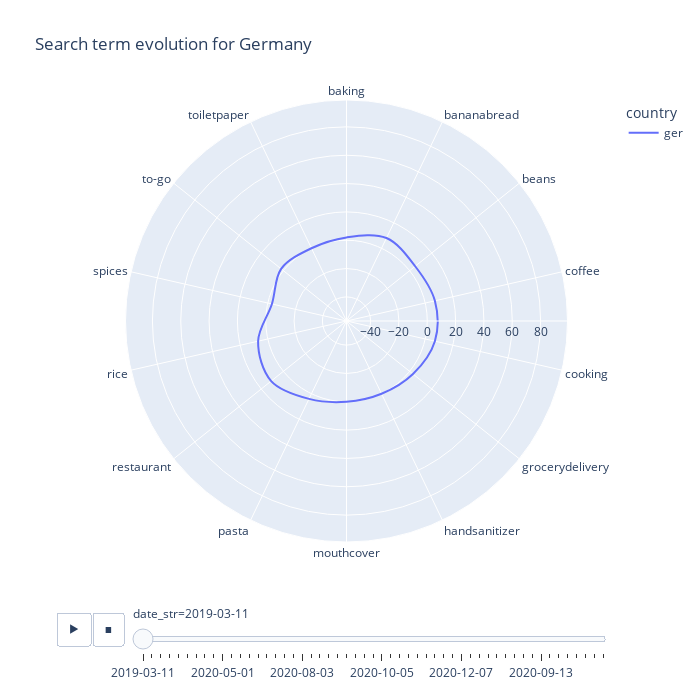

Notebook code for this chart:
### Code cell
def polar_chart(country_data):
    fig = px.line_polar(country_data, 
                        r = "score_difference", 
                        theta = "term", 
                        color = "country", 
                        line_close = True,
                        line_shape = "spline", # or linear
                        range_r = [min(country_data["score_difference"]), max(country_data["score_difference"])],
                        render_mode = "auto",
                        animation_frame = "date_str", 
                        title = "Search term evolution for Germany", # "the Netherlands" has to be replaced by name of input
                        width = 700,
                        height = 700,
                        #color_discrete_sequence = px.colors.sequential.Plasma_r
                        )
    fig.show()
    
polar_chart(ger)

### Figure 1 — Plotly figure (JSON) as saved in the notebook; plotly's stock layout.template omitted (floating-point values rounded to 4 significant figures)
{"data": [{"hovertemplate": "country=ger<br>date_str=2019-03-11<br>score_difference=%{r}<br>term=%{theta}<extra></extra>", "legendgroup": "ger", "line": {"color": "#636efa", "dash": "solid", "shape": "spline"}, "mode": "lines", "name": "ger", "r": [2, 8, 5, 7, 7, 3, 0, 0, 4, 11, 7, -3, 2, 0, 2], "showlegend": true, "subplot": "polar", "theta": ["baking", "bananabread", "beans", "coffee", "cooking", "grocerydelivery", "handsanitizer", "mouthcover", "pasta", "restaurant", "rice", "spices", "to-go", "toiletpaper", "baking"], "type": "scatterpolar"}], "layout": {"height": 700, "legend": {"title": {"text": "country"}, "tracegroupgap": 0}, "polar": {"angularaxis": {"direction": "clockwise", "rotation": 90}, "domain": {"x": [0, 1], "y": [0, 1]}, "radialaxis": {"range": [-57, 99]}}, "sliders": [{"active": 0, "currentvalue": {"prefix": "date_str="}, "len": 0.9, "pad": {"b": 10, "t": 60}, "steps": [{"args": [["2019-03-11"], {"frame": {"duration": 0, "redraw": true}, "fromcurrent": true, "mode": "immediate", "transition": {"duration": 0, "easing": "linear"}}], "label": "2019-03-11", "method": "animate"}, {"args": [["2019-10-11"], {"frame": {"duration": 0, "redraw": true}, "fromcurrent": true, "mode": "immediate", "transition": {"duration": 0, "easing": "linear"}}], "label": "2019-10-11", "method": "animate"}, {"args": [["2019-11-17"], {"frame": {"duration": 0, "redraw": true}, "fromcurrent": true, "mode": "immediate", "transition": {"duration": 0, "easing": "linear"}}], "label": "2019-11-17", "method": "animate"}, {"args": [["2019-11-24"], {"frame": {"duration": 0, "redraw": true}, "fromcurrent": true, "mode": "immediate", "transition": {"duration": 0, "easing": "linear"}}], "label": "2019-11-24", "method": "animate"}, {"args": [["2019-01-12"], {"frame": {"duration": 0, "redraw": true}, "fromcurrent": true, "mode": "immediate", "transition": {"duration": 0, "easing": "linear"}}], "label": "2019-01-12", "method": "animate"}, {"args": [["2019-08-12"], {"frame": {"duration": 0, "redraw": true}, "fromcurrent": true, "mode": "immediate", "transition": {"duration": 0, "easing": "linear"}}], "label": "2019-08-12", "method": "animate"}, {"args": [["2019-12-15"], {"frame": {"duration": 0, "redraw": true}, "fromcurrent": true, "mode": "immediate", "transition": {"duration": 0, "easing": "linear"}}], "label": "2019-12-15", "method": "animate"}, {"args": [["2019-12-22"], {"frame": {"duration": 0, "redraw": true}, "fromcurrent": true, "mode": "immediate", "transition": {"duration": 0, "easing": "linear"}}], "label": "2019-12-22", "method": "animate"}, {"args": [["2019-12-29"], {"frame": {"duration": 0, "redraw": true}, "fromcurrent": true, "mode": "immediate", "transition": {"duration": 0, "easing": "linear"}}], "label": "2019-12-29", "method": "animate"}, {"args": [["2020-05-01"], {"frame": {"duration": 0, "redraw": true}, "fromcurrent": true, "mode": "immediate", "transition": {"duration": 0, "easing": "linear"}}], "label": "2020-05-01", "method": "animate"}, {"args": [["2020-12-01"], {"frame": {"duration": 0, "redraw": true}, "fromcurrent": true, "mode": "immediate", "transition": {"duration": 0, "easing": "linear"}}], "label": "2020-12-01", "method": "animate"}, {"args": [["2020-01-19"], {"frame": {"duration": 0, "redraw": true}, "fromcurrent": true, "mode": "immediate", "transition": {"duration": 0, "easing": "linear"}}], "label": "2020-01-19", "method": "animate"}, {"args": [["2020-01-26"], {"frame": {"duration": 0, "redraw": true}, "fromcurrent": true, "mode": "immediate", "transition": {"duration": 0, "easing": "linear"}}], "label": "2020-01-26", "method": "animate"}, {"args": [["2020-02-02"], {"frame": {"duration": 0, "redraw": true}, "fromcurrent": true, "mode": "immediate", "transition": {"duration": 0, "easing": "linear"}}], "label": "2020-02-02", "method": "animate"}, {"args": [["2020-09-02"], {"frame": {"duration": 0, "redraw": true}, "fromcurrent": true, "mode": "immediate", "transition": {"duration": 0, "easing": "linear"}}], "label": "2020-09-02", "method": "animate"}, {"args": [["2020-02-16"], {"frame": {"duration": 0, "redraw": true}, "fromcurrent": true, "mode": "immediate", "transition": {"duration": 0, "easing": "linear"}}], "label": "2020-02-16", "method": "animate"}, {"args": [["2020-02-23"], {"frame": {"duration": 0, "redraw": true}, "fromcurrent": true, "mode": "immediate", "transition": {"duration": 0, "easing": "linear"}}], "label": "2020-02-23", "method": "animate"}, {"args": [["2020-01-03"], {"frame": {"duration": 0, "redraw": true}, "fromcurrent": true, "mode": "immediate", "transition": {"duration": 0, "easing": "linear"}}], "label": "2020-01-03", "method": "animate"}, {"args": [["2020-08-03"], {"frame": {"duration": 0, "redraw": true}, "fromcurrent": true, "mode": "immediate", "transition": {"duration": 0, "easing": "linear"}}], "label": "2020-08-03", "method": "animate"}, {"args": [["2020-03-15"], {"frame": {"duration": 0, "redraw": true}, "fromcurrent": true, "mode": "immediate", "transition": {"duration": 0, "easing": "linear"}}], "label": "2020-03-15", "method": "animate"}, {"args": [["2020-03-22"], {"frame": {"duration": 0, "redraw": true}, "fromcurrent": true, "mode": "immediate", "transition": {"duration": 0, "easing": "linear"}}], "label": "2020-03-22", "method": "animate"}, {"args": [["2020-03-29"], {"frame": {"duration": 0, "redraw": true}, "fromcurrent": true, "mode": "immediate", "transition": {"duration": 0, "easing": "linear"}}], "label": "2020-03-29", "method": "animate"}, {"args": [["2020-05-04"], {"frame": {"duration": 0, "redraw": true}, "fromcurrent": true, "mode": "immediate", "transition": {"duration": 0, "easing": "linear"}}], "label": "2020-05-04", "method": "animate"}, {"args": [["2020-12-04"], {"frame": {"duration": 0, "redraw": true}, "fromcurrent": true, "mode": "immediate", "transition": {"duration": 0, "easing": "linear"}}], "label": "2020-12-04", "method": "animate"}, {"args": [["2020-04-19"], {"frame": {"duration": 0, "redraw": true}, "fromcurrent": true, "mode": "immediate", "transition": {"duration": 0, "easing": "linear"}}], "label": "2020-04-19", "method": "animate"}, {"args": [["2020-04-26"], {"frame": {"duration": 0, "redraw": true}, "fromcurrent": true, "mode": "immediate", "transition": {"duration": 0, "easing": "linear"}}], "label": "2020-04-26", "method": "animate"}, {"args": [["2020-03-05"], {"frame": {"duration": 0, "redraw": true}, "fromcurrent": true, "mode": "immediate", "transition": {"duration": 0, "easing": "linear"}}], "label": "2020-03-05", "method": "animate"}, {"args": [["2020-10-05"], {"frame": {"duration": 0, "redraw": true}, "fromcurrent": true, "mode": "immediate", "transition": {"duration": 0, "easing": "linear"}}], "label": "2020-10-05", "method": "animate"}, {"args": [["2020-05-17"], {"frame": {"duration": 0, "redraw": true}, "fromcurrent": true, "mode": "immediate", "transition": {"duration": 0, "easing": "linear"}}], "label": "2020-05-17", "method": "animate"}, {"args": [["2020-05-24"], {"frame": {"duration": 0, "redraw": true}, "fromcurrent": true, "mode": "immediate", "transition": {"duration": 0, "easing": "linear"}}], "label": "2020-05-24", "method": "animate"}, {"args": [["2020-05-31"], {"frame": {"duration": 0, "redraw": true}, "fromcurrent": true, "mode": "immediate", "transition": {"duration": 0, "easing": "linear"}}], "label": "2020-05-31", "method": "animate"}, {"args": [["2020-07-06"], {"frame": {"duration": 0, "redraw": true}, "fromcurrent": true, "mode": "immediate", "transition": {"duration": 0, "easing": "linear"}}], "label": "2020-07-06", "method": "animate"}, {"args": [["2020-06-14"], {"frame": {"duration": 0, "redraw": true}, "fromcurrent": true, "mode": "immediate", "transition": {"duration": 0, "easing": "linear"}}], "label": "2020-06-14", "method": "animate"}, {"args": [["2020-06-21"], {"frame": {"duration": 0, "redraw": true}, "fromcurrent": true, "mode": "immediate", "transition": {"duration": 0, "easing": "linear"}}], "label": "2020-06-21", "method": "animate"}, {"args": [["2020-06-28"], {"frame": {"duration": 0, "redraw": true}, "fromcurrent": true, "mode": "immediate", "transition": {"duration": 0, "easing": "linear"}}], "label": "2020-06-28", "method": "animate"}, {"args": [["2020-05-07"], {"frame": {"duration": 0, "redraw": true}, "fromcurrent": true, "mode": "immediate", "transition": {"duration": 0, "easing": "linear"}}], "label": "2020-05-07", "method": "animate"}, {"args": [["2020-12-07"], {"frame": {"duration": 0, "redraw": true}, "fromcurrent": true, "mode": "immediate", "transition": {"duration": 0, "easing": "linear"}}], "label": "2020-12-07", "method": "animate"}, {"args": [["2020-07-19"], {"frame": {"duration": 0, "redraw": true}, "fromcurrent": true, "mode": "immediate", "transition": {"duration": 0, "easing": "linear"}}], "label": "2020-07-19", "method": "animate"}, {"args": [["2020-07-26"], {"frame": {"duration": 0, "redraw": true}, "fromcurrent": true, "mode": "immediate", "transition": {"duration": 0, "easing": "linear"}}], "label": "2020-07-26", "method": "animate"}, {"args": [["2020-02-08"], {"frame": {"duration": 0, "redraw": true}, "fromcurrent": true, "mode": "immediate", "transition": {"duration": 0, "easing": "linear"}}], "label": "2020-02-08", "method": "animate"}, {"args": [["2020-09-08"], {"frame": {"duration": 0, "redraw": true}, "fromcurrent": true, "mode": "immediate", "transition": {"duration": 0, "easing": "linear"}}], "label": "2020-09-08", "method": "animate"}, {"args": [["2020-08-16"], {"frame": {"duration": 0, "redraw": true}, "fromcurrent": true, "mode": "immediate", "transition": {"duration": 0, "easing": "linear"}}], "label": "2020-08-16", "method": "animate"}, {"args": [["2020-08-23"], {"frame": {"duration": 0, "redraw": true}, "fromcurrent": true, "mode": "immediate", "transition": {"duration": 0, "easing": "linear"}}], "label": "2020-08-23", "method": "animate"}, {"args": [["2020-08-30"], {"frame": {"duration": 0, "redraw": true}, "fromcurrent": true, "mode": "immediate", "transition": {"duration": 0, "easing": "linear"}}], "label": "2020-08-30", "method": "animate"}, {"args": [["2020-06-09"], {"frame": {"duration": 0, "redraw": true}, "fromcurrent": true, "mode": "immediate", "transition": {"duration": 0, "easing": "linear"}}], "label": "2020-06-09", "method": "animate"}, {"args": [["2020-09-13"], {"frame": {"duration": 0, "redraw": true}, "fromcurrent": true, "mode": "immediate", "transition": {"duration": 0, "easing": "linear"}}], "label": "2020-09-13", "method": "animate"}, {"args": [["2020-09-20"], {"frame": {"duration": 0, "redraw": true}, "fromcurrent": true, "mode": "immediate", "transition": {"duration": 0, "easing": "linear"}}], "label": "2020-09-20", "method": "animate"}, {"args": [["2020-09-27"], {"frame": {"duration": 0, "redraw": true}, "fromcurrent": true, "mode": "immediate", "transition": {"duration": 0, "easing": "linear"}}], "label": "2020-09-27", "method": "animate"}, {"args": [["2020-04-10"], {"frame": {"duration": 0, "redraw": true}, "fromcurrent": true, "mode": "immediate", "transition": {"duration": 0, "easing": "linear"}}], "label": "2020-04-10", "method": "animate"}, {"args": [["2020-11-10"], {"frame": {"duration": 0, "redraw": true}, "fromcurrent": true, "mode": "immediate", "transition": {"duration": 0, "easing": "linear"}}], "label": "2020-11-10", "method": "animate"}, {"args": [["2020-10-18"], {"frame": {"duration": 0, "redraw": true}, "fromcurrent": true, "mode": "immediate", "transition": {"duration": 0, "easing": "linear"}}], "label": "2020-10-18", "method": "animate"}, {"args": [["2020-10-25"], {"frame": {"duration": 0, "redraw": true}, "fromcurrent": true, "mode": "immediate", "transition": {"duration": 0, "easing": "linear"}}], "label": "2020-10-25", "method": "animate"}, {"args": [["2020-01-11"], {"frame": {"duration": 0, "redraw": true}, "fromcurrent": true, "mode": "immediate", "transition": {"duration": 0, "easing": "linear"}}], "label": "2020-01-11", "method": "animate"}], "x": 0.1, "xanchor": "left", "y": 0, "yanchor": "top"}], "title": {"text": "Search term evolution for Germany"}, "updatemenus": [{"buttons": [{"args": [null, {"frame": {"duration": 500, "redraw": true}, "fromcurrent": true, "mode": "immediate", "transition": {"duration": 500, "easing": "linear"}}], "label": "&#9654;", "method": "animate"}, {"args": [[null], {"frame": {"duration": 0, "redraw": true}, "fromcurrent": true, "mode": "immediate", "transition": {"duration": 0, "easing": "linear"}}], "label": "&#9724;", "method": "animate"}], "direction": "left", "pad": {"r": 10, "t": 70}, "showactive": false, "type": "buttons", "x": 0.1, "xanchor": "right", "y": 0, "yanchor": "top"}], "width": 700}}
